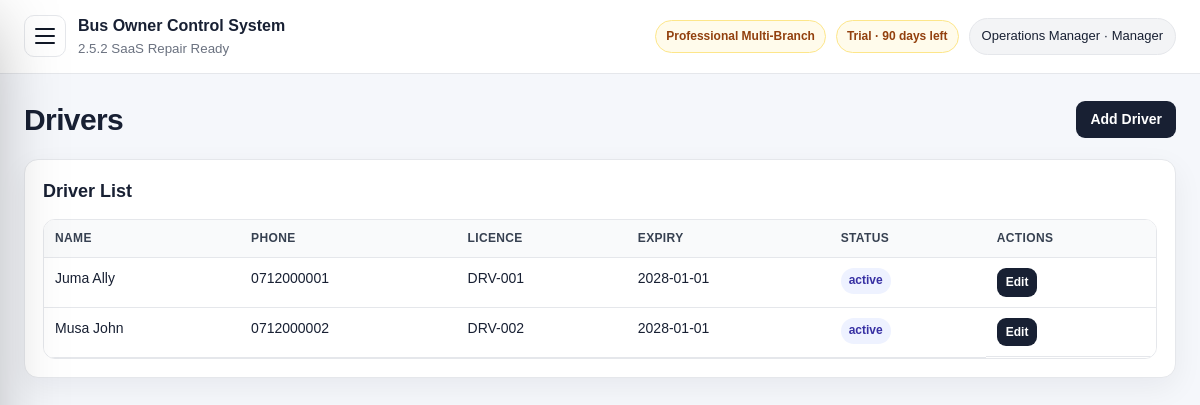
Page /drivers.php (signed in) on the committed database.
### tables this page shows
CREATE TABLE package_tiers (
  id INT AUTO_INCREMENT PRIMARY KEY,
  code VARCHAR(40) NOT NULL UNIQUE,
  name VARCHAR(120) NOT NULL,
  description TEXT NULL,
  setup_fee DECIMAL(14,2) NOT NULL DEFAULT 0,
  optional_monthly_fee DECIMAL(14,2) NOT NULL DEFAULT 0,
  max_users INT NOT NULL DEFAULT 0,
  max_branches INT NOT NULL DEFAULT 0,
  max_buses INT NOT NULL DEFAULT 0,
  max_routes INT NOT NULL DEFAULT 0,
  max_monthly_trips INT NOT NULL DEFAULT 0,
  features_json LONGTEXT NOT NULL,
  status ENUM('active','inactive') NOT NULL DEFAULT 'active',
  display_order INT NOT NULL DEFAULT 0,
  created_at TIMESTAMP DEFAULT CURRENT_TIMESTAMP,
  updated_at TIMESTAMP NULL DEFAULT NULL ON UPDATE CURRENT_TIMESTAMP
);

CREATE TABLE subscription_license (
  id INT AUTO_INCREMENT PRIMARY KEY,
  company_name VARCHAR(180) NOT NULL DEFAULT 'Bus Company',
  license_key VARCHAR(120) NOT NULL DEFAULT 'DEMO-LICENSE',
  plan VARCHAR(80) NOT NULL DEFAULT 'Professional Multi-Branch',
  package_code VARCHAR(40) NOT NULL DEFAULT 'professional',
  billing_model ENUM('one_time_setup','one_time_plus_optional_support','recurring_subscription') NOT NULL DEFAULT 'one_time_plus_optional_support',
  status ENUM('trial','active','expired','suspended') NOT NULL DEFAULT 'trial',
  start_date DATE NULL,
  expiry_date DATE NULL,
  setup_fee_amount DECIMAL(14,2) NOT NULL DEFAULT 0,
  setup_fee_paid ENUM('no','partial','yes') NOT NULL DEFAULT 'no',
  optional_monthly_fee DECIMAL(14,2) NOT NULL DEFAULT 0,
  optional_monthly_enabled TINYINT(1) NOT NULL DEFAULT 0,
  support_status ENUM('off','active','paused','expired') NOT NULL DEFAULT 'off',
  support_start_date DATE NULL,
  support_expiry_date DATE NULL,
  max_users INT NOT NULL DEFAULT 40,
  max_branches INT NOT NULL DEFAULT 20,
  max_buses INT NOT NULL DEFAULT 50,
  max_routes INT NOT NULL DEFAULT 80,
  max_monthly_trips INT NOT NULL DEFAULT 2000,
  notes TEXT NULL,
  updated_at TIMESTAMP NULL DEFAULT NULL ON UPDATE CURRENT_TIMESTAMP,
  created_at TIMESTAMP DEFAULT CURRENT_TIMESTAMP,
  INDEX idx_subscription_package (package_code),
  INDEX idx_subscription_status (status)
);

CREATE TABLE users (
  id INT AUTO_INCREMENT PRIMARY KEY,
  name VARCHAR(120) NOT NULL,
  email VARCHAR(160) NOT NULL UNIQUE,
  password_hash VARCHAR(255) NOT NULL,
  role ENUM('owner','admin','manager','accountant','agent','parcel_officer') NOT NULL DEFAULT 'manager',
  agent_id INT NULL,
  status ENUM('active','inactive') NOT NULL DEFAULT 'active',
  last_login_at DATETIME NULL,
  created_at TIMESTAMP DEFAULT CURRENT_TIMESTAMP,
  updated_at TIMESTAMP NULL DEFAULT NULL ON UPDATE CURRENT_TIMESTAMP,
  CONSTRAINT fk_users_agent FOREIGN KEY (agent_id) REFERENCES agents(id),
  INDEX idx_users_role_status (role, status),
  INDEX idx_users_agent (agent_id)
);

CREATE TABLE drivers (
  id INT AUTO_INCREMENT PRIMARY KEY,
  name VARCHAR(160) NOT NULL,
  phone VARCHAR(60) NULL,
  license_number VARCHAR(100) NULL,
  license_expiry DATE NULL,
  status ENUM('active','inactive') NOT NULL DEFAULT 'active',
  notes TEXT NULL,
  created_at TIMESTAMP DEFAULT CURRENT_TIMESTAMP
);

### app/core/helpers.php (called while the page is built, shortened)
<?php
function e(?string $value): string
{
    return htmlspecialchars((string)$value, ENT_QUOTES, 'UTF-8');
}
function url(string $path = ''): string
{
    $base = rtrim(dirname($_SERVER['SCRIPT_NAME']), '/\\');
    return $base . '/' . ltrim($path, '/');
}

### app/core/db.php (called while the page is built, shortened)
<?php
function db(): PDO
{
    static $pdo = null;
    if ($pdo instanceof PDO) {
        return $pdo;
    }
    $dsn = 'mysql:host=' . DB_HOST . ';dbname=' . DB_NAME . ';charset=' . DB_CHARSET;
    $options = [
        PDO::ATTR_ERRMODE => PDO::ERRMODE_EXCEPTION,
        PDO::ATTR_DEFAULT_FETCH_MODE => PDO::FETCH_ASSOC,
        PDO::ATTR_EMULATE_PREPARES => false,
    ];
    try {
        $pdo = new PDO($dsn, DB_USER, DB_PASS, $options);
        return $pdo;
    } catch (PDOException $e) {
        http_response_code(500);
        exit('Database connection failed. Check app/config.php and make sure database/schema.sql was imported.');
    }
}

### app/core/auth.php (called while the page is built, shortened)
<?php
require_once __DIR__ . '/db.php';
require_once __DIR__ . '/helpers.php';
require_once __DIR__ . '/saas.php';
function current_user(): ?array
{
    static $user = null;
    if ($user !== null) {
        return $user;
    }
    $stmt = db()->prepare('SELECT id, name, email, role, status, agent_id FROM users WHERE id = ? LIMIT 1');
    $stmt->execute([$_SESSION['user_id']]);
    $user = $stmt->fetch() ?: null;
    return $user;
}
function require_login(): void
{
    if (!current_user()) {
        logout_user();
        redirect('login.php');
    }
}
function role_label(?string $role): string
{
    $labels = [
        'owner' => 'Owner',
        'admin' => 'Admin',
        'manager' => 'Manager',
        'accountant' => 'Accountant',
        'agent' => 'Ticket Agent',
        'parcel_officer' => 'Parcel Officer',
    ];
    return $labels[$role ?? ''] ?? 'Unknown';
}
function has_role(array $roles): bool
{
    $user = current_user();
    return $user && in_array($user['role'], $roles, true);
}
function require_roles(array $roles): void
{
    require_login();
}
function require_manager(): void
{
    require_roles(['owner', 'admin', 'manager']);
}

### app/core/saas.php (called while the page is built, shortened)
<?php
require_once __DIR__ . '/db.php';
require_once __DIR__ . '/helpers.php';
function saas_safe_identifier(string $name): string
{
    return preg_replace('/[^a-zA-Z0-9_]/', '', $name);
}
function saas_table_exists(string $table): bool
{
    $table = saas_safe_identifier($table);
    try {
        $stmt = db()->prepare('SELECT COUNT(*) FROM information_schema.TABLES WHERE TABLE_SCHEMA = DATABASE() AND TABLE_NAME = ?');
        $stmt->execute([$table]);
        return (int)$stmt->fetchColumn() > 0;
    } catch (Throwable $e) {
        try {
            $stmt = db()->prepare('SHOW TABLES LIKE ?');
            $stmt->execute([$table]);
            return (bool)$stmt->fetchColumn();
        } catch (Throwable $inner) {
            return false;
        }
    }
}
function package_tiers(): array
{
    $defaults = saas_default_packages();
    if (!saas_table_exists('package_tiers')) {
        return $defaults;
    }
    try {
        $rows = db()->query('SELECT * FROM package_tiers WHERE status="active" ORDER BY display_order, id')->fetchAll();
        $tiers = [];
        foreach ($rows as $row) {
            $features = json_decode((string)($row['features_json'] ?? '[]'), true);
            $tiers[$row['code']] = [
                'name' => $row['name'],
                'description' => $row['description'] ?? '',
                'setup_fee' => (float)$row['setup_fee'],
                'optional_monthly_fee' => (float)$row['optional_monthly_fee'],
                'max_users' => (int)$row['max_users'],
                'max_branches' => (int)$row['max_branches'],
                'max_buses' => (int)$row['max_buses'],
                'max_routes' => (int)$row['max_routes'],
                'max_monthly_trips' => (int)$row['max_monthly_trips'],
                'features' => $features,
            ];
        }
        return $tiers ?: $defaults;
    } catch (Throwable $e) {
        return $defaults;
    }
}
function package_tier(?string $code = null): array
{
    $tiers = package_tiers();
    $code = $code ?: current_package_code();
    return $tiers[$code] ?? reset($tiers);
}
function current_package_code(): string
{
    $license = saas_current_license();
    if ($license && !empty($license['package_code'])) {
        return (string)$license['package_code'];
    }
    return 'professional';
}
function saas_current_license(): ?array
{
    try {
        if (!saas_table_exists('subscription_license')) return null;
        return db()->query('SELECT * FROM subscription_license ORDER BY id DESC LIMIT 1')->fetch() ?: null;
    } catch (Throwable $e) {
        return null;
    }
}
function saas_license_status(?array $license = null): array
{
    $license = $license ?: saas_current_license();
    $status = $license['status'] ?? 'trial';
    $daysLeft = null;
    if (!empty($license['expiry_date'])) {
        $today = new DateTimeImmutable(date('Y-m-d'));
        $expiry = new DateTimeImmutable($license['expiry_date']);
        $daysLeft = (int)$today->diff($expiry)->format('%r%a');
    }
    $valid = in_array($status, ['trial', 'active'], true);
    $classes = ['trial' => 'warning', 'active' => 'success', 'expired' => 'danger', 'suspended' => 'danger', 'missing' => 'danger'];
    $label = ucfirst($status);
    if ($daysLeft !== null) {
        $label .= $daysLeft >= 0 ? ' · ' . $daysLeft . ' days left' : ' · expired ' . abs($daysLeft) . ' days ago';
    }
    return ['status' => $status, 'is_valid' => $valid, 'label' => $label, 'class' => $classes[$status] ?? 'warning', 'days_left' => $daysLeft];
}
function feature_enabled(string $feature): bool
{
    $tier = package_tier();
    return in_array($feature, $tier['features'] ?? [], true);
}
function require_feature(string $feature): void
{
    if (feature_enabled($feature)) return;
    $labels = saas_feature_labels();
    exit('This feature is not available in the current package: ' . ($labels[$feature] ?? $feature) . '. Upgrade the package to unlock it.');
}
function package_badge(): array
{
    $tier = package_tier();
    $license = saas_current_license();
    $state = saas_license_status($license);
    return [
        'package' => $tier['name'] ?? current_package_code(),
        'status' => $state['label'],
        'class' => $state['class'],
    ];
}

### app/core/settings.php (called while the page is built, shortened)
<?php
require_once __DIR__ . '/db.php';
require_once __DIR__ . '/helpers.php';
function latest_license(): ?array
{
    try {
        $row = db()->query('SELECT * FROM subscription_license ORDER BY id DESC LIMIT 1')->fetch();
        return $row ?: null;
    } catch (Throwable $e) {
        return null;
    }
}
function license_state_label(?array $license = null): array
{
    $license = $license ?: latest_license();
    $status = $license['status'] ?? 'trial';
    $daysLeft = null;
    if (!empty($license['expiry_date'])) {
        $today = new DateTimeImmutable(date('Y-m-d'));
        $expiry = new DateTimeImmutable($license['expiry_date']);
        $daysLeft = (int)$today->diff($expiry)->format('%r%a');
    }
    $classes = ['trial' => 'warning', 'active' => 'success', 'expired' => 'danger', 'suspended' => 'danger', 'missing' => 'danger'];
    $label = ucfirst($status);
    if ($daysLeft !== null) {
        $label .= $daysLeft >= 0 ? ' · ' . $daysLeft . ' days left' : ' · expired ' . abs($daysLeft) . ' days ago';
    }
    return ['status' => $status, 'label' => $label, 'class' => $classes[$status] ?? 'warning', 'days_left' => $daysLeft];
}

### public/drivers.php (the view, shortened to what this page needs)
<?php
require_once __DIR__ . '/../app/core/auth.php';
require_once __DIR__ . '/../app/core/saas.php';
require_manager();
require_feature('drivers');
$pdo = db();
$rows = $pdo->query('SELECT * FROM drivers ORDER BY name')->fetchAll();
?>
<?php include __DIR__ . '/../app/views/header.php'; ?>
<div class="page-title"><h1>Drivers</h1><a class="btn" href="<?= e(url('drivers.php?action=create')) ?>">Add Driver</a></div>
<div class="card"><h2>Driver List</h2><div class="table-wrap"><table><thead><tr><th>Name</th><th>Phone</th><th>Licence</th><th>Expiry</th><th>Status</th><th>Actions</th></tr></thead><tbody><?php foreach($rows as $r): ?><tr><td><?= e($r['name']) ?></td><td><?= e($r['phone']) ?></td><td><?= e($r['license_number']) ?></td><td><?= e($r['license_expiry']??'') ?></td><td><span class="badge"><?= e($r['status']) ?></span></td><td class="actions"><a class="btn small" href="<?= e(url('drivers.php?action=edit&id='.$r['id'])) ?>">Edit</a></td></tr><?php endforeach; ?></tbody></table></div></div>
<?php include __DIR__ . '/../app/views/footer.php'; ?>

### app/views/header.php (shortened to what this page needs)
<?php require_once __DIR__ . '/../core/auth.php'; require_once __DIR__ . '/../core/settings.php'; require_once __DIR__ . '/../core/saas.php'; ?>
<!doctype html>
<html lang="en">
<head>
    <?php $cssVersion = @filemtime(__DIR__ . '/../../public/assets/css/style.css') ?: time(); ?>
    <link rel="stylesheet" href="<?= e(url('assets/css/style.css') . '?v=' . $cssVersion) ?>">
</head>
<body>
<div class="app-shell">
    <main class="main">
        <header class="topbar">
            <div class="topbar-left">
                <button class="sidebar-toggle no-print" type="button" aria-label="Open navigation" aria-expanded="false" aria-controls="sidebar">
                    <span></span><span></span><span></span>
                </button>
                <div>
                    <strong><?= e(APP_NAME) ?></strong>
                    <small><?= e(APP_VERSION) ?></small>
                </div>
            </div>
            <?php $user = current_user(); if ($user): $lic = license_state_label(); $pkg = package_badge(); ?>
                <div class="topbar-right">
                    <span class="license-chip <?= e($pkg['class']) ?>"><?= e($pkg['package']) ?></span>
                    <span class="license-chip <?= e($lic['class']) ?>"><?= e($lic['label']) ?></span>
                    <div class="user-chip"><?= e($user['name']) ?> · <?= e(role_label($user['role'])) ?></div>
                </div>
            <?php endif; ?>
        </header>
        <section class="content">

### rows in the picture
package_tiers: name "Professional Multi-Branch"
subscription_license: status+expiry_date "Trial · 90 days left"
users: name "Operations Manager", role "Manager"
drivers: name "Juma Ally", phone "0712000001", license_number "DRV-001", license_expiry "2028-01-01", status "active"
drivers: name "Musa John", phone "0712000002", license_number "DRV-002", license_expiry "2028-01-01", status "active"

### other values in the picture
APP_NAME "Bus Owner Control System"
APP_VERSION "2.5.2 SaaS Repair Ready"
